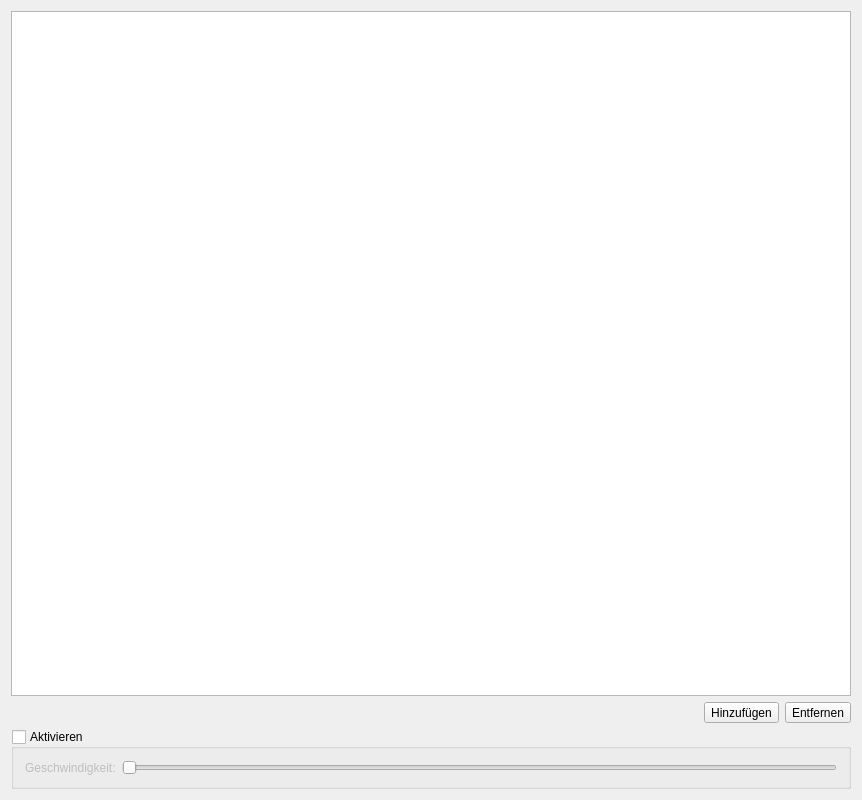
<?xml version="1.0" encoding="UTF-8"?>
<ui version="4.0">
 <class>Matrix</class>
 <widget class="QDialog" name="Matrix">
  <property name="geometry">
   <rect>
    <x>0</x>
    <y>0</y>
    <width>862</width>
    <height>800</height>
   </rect>
  </property>
  <property name="windowTitle">
   <string>Lichter</string>
  </property>
  <layout class="QVBoxLayout" name="verticalLayout">
   <item>
    <widget class="QTableView" name="tableView">
     <property name="editTriggers">
      <set>QAbstractItemView::CurrentChanged|QAbstractItemView::DoubleClicked|QAbstractItemView::EditKeyPressed|QAbstractItemView::SelectedClicked</set>
     </property>
     <property name="alternatingRowColors">
      <bool>true</bool>
     </property>
     <property name="selectionMode">
      <enum>QAbstractItemView::SingleSelection</enum>
     </property>
     <property name="selectionBehavior">
      <enum>QAbstractItemView::SelectRows</enum>
     </property>
     <property name="verticalScrollMode">
      <enum>QAbstractItemView::ScrollPerPixel</enum>
     </property>
     <property name="horizontalScrollMode">
      <enum>QAbstractItemView::ScrollPerPixel</enum>
     </property>
    </widget>
   </item>
   <item>
    <layout class="QHBoxLayout" name="horizontalLayout">
     <item>
      <spacer name="horizontalSpacer">
       <property name="orientation">
        <enum>Qt::Horizontal</enum>
       </property>
       <property name="sizeHint" stdset="0">
        <size>
         <width>40</width>
         <height>20</height>
        </size>
       </property>
      </spacer>
     </item>
     <item>
      <widget class="QToolButton" name="addSceneButton">
       <property name="sizePolicy">
        <sizepolicy hsizetype="Minimum" vsizetype="Fixed">
         <horstretch>0</horstretch>
         <verstretch>0</verstretch>
        </sizepolicy>
       </property>
       <property name="text">
        <string>Hinzufügen</string>
       </property>
       <property name="icon">
        <iconset resource="nodes.qrc">
         <normaloff>:/list-add.png</normaloff>:/list-add.png</iconset>
       </property>
       <property name="toolButtonStyle">
        <enum>Qt::ToolButtonTextBesideIcon</enum>
       </property>
      </widget>
     </item>
     <item>
      <widget class="QToolButton" name="removeSceneButton">
       <property name="sizePolicy">
        <sizepolicy hsizetype="Minimum" vsizetype="Fixed">
         <horstretch>0</horstretch>
         <verstretch>0</verstretch>
        </sizepolicy>
       </property>
       <property name="text">
        <string>Entfernen</string>
       </property>
       <property name="icon">
        <iconset resource="nodes.qrc">
         <normaloff>:/list-remove.png</normaloff>:/list-remove.png</iconset>
       </property>
       <property name="toolButtonStyle">
        <enum>Qt::ToolButtonTextBesideIcon</enum>
       </property>
      </widget>
     </item>
    </layout>
   </item>
   <item>
    <widget class="QGroupBox" name="runBox">
     <property name="title">
      <string>Aktivieren</string>
     </property>
     <property name="checkable">
      <bool>true</bool>
     </property>
     <property name="checked">
      <bool>false</bool>
     </property>
     <layout class="QHBoxLayout" name="horizontalLayout_2">
      <item>
       <widget class="QLabel" name="speedLabel">
        <property name="text">
         <string>Geschwindigkeit:</string>
        </property>
       </widget>
      </item>
      <item>
       <widget class="QSlider" name="speedSlider">
        <property name="minimum">
         <number>1</number>
        </property>
        <property name="maximum">
         <number>1000</number>
        </property>
        <property name="orientation">
         <enum>Qt::Horizontal</enum>
        </property>
       </widget>
      </item>
     </layout>
    </widget>
   </item>
  </layout>
 </widget>
 <layoutdefault spacing="6" margin="11"/>
 <resources>
  <include location="nodes.qrc"/>
 </resources>
 <connections/>
</ui>
